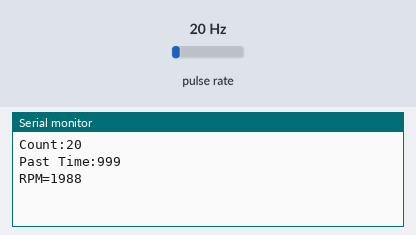
Bench run of a sketch on a simulated Arduino Uno, built with avr-gcc and run on an emulated ATmega328P. Shown: the last lines printed to the serial monitor. Wiring (inferred from the names in the program): pulse sensor: data pin 2. The test bench sets the inputs (shaded band); at power-on: pulse rate 20 Hz.

Above: at 1.2 s.
1.3 s: pulse rate (sensor on pin 2) set to 4 Hz
At 2.6 s:
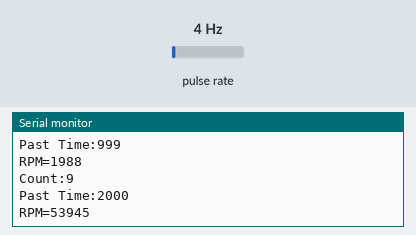
2.8 s: pulse rate (sensor on pin 2) set to 50 Hz
At 3.7 s:
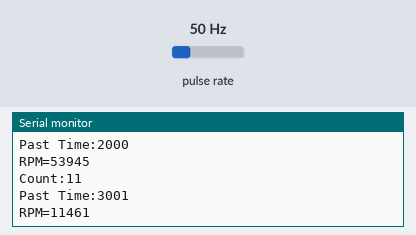
Timing chart, 0 to 5.8 s (numbered marks = the images above; inputs shaded):
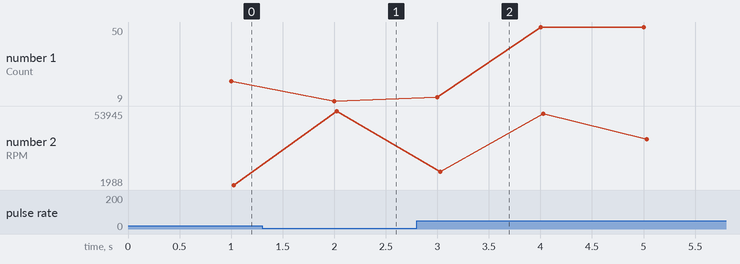

The sketch:

RPM_test.ino
```cpp
int hallsensor = 2;                // Hall sensor at pin 2
volatile byte counter;
unsigned int rpm;
unsigned long passedtime;
void isr()
 {
   //Each rotation, this interrupt function is run twice, so take that into consideration for
   //calculating RPM
   //Update count
      counter++;
 }
void setup()
 {Serial.begin(9600);
   //Intiates Serial communications
   attachInterrupt(0, isr, RISING); //Interrupts are called on Rise of Input
   pinMode(hallsensor, INPUT); //Sets hallsensor as input
   counter = 0;
   rpm = 0;
   passedtime = 0; //Initialise the values
 }
 void loop()
 {
   delay(1000);//Update RPM every second
   detachInterrupt(0); //Interrupts are disabled
   rpm = 60*1000/(millis() - passedtime)*counter;
   Serial.print("Count:");
   Serial.println(counter);
   passedtime = millis();
   counter = 0;
   Serial.print("Past Time:");
   Serial.println(passedtime);
   Serial.print("RPM=");
   Serial.println(rpm); //Print out result to monitor
   attachInterrupt(0, isr, RISING);   //Restart the interrupt processing
  }
```

Measured:
- after the input at 1.3 s, the serial monitor: prints a new line after 0.70 s (image 1)
- after the input at 2.8 s, the serial monitor: prints a new line after 0.20 s (image 2)
- plotted number 1: 20 → 9 after the input at 1.3 s, 9 → 50 after the input at 2.8 s
- plotted number 2: 1988 → 53945 after the input at 1.3 s, 53945 → 52114 after the input at 2.8 s
